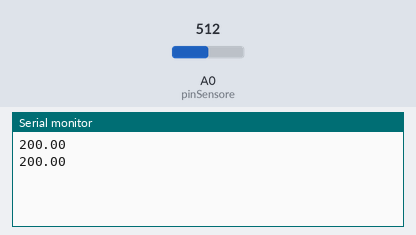
The sketch below on a simulated Arduino Uno, built with avr-gcc and run on an emulated ATmega328P. On the bench: the last lines printed to the serial monitor. The test bench sets the inputs (shaded band); at power-on: A0 (pinSensore) = 512.

Above: at 1.8 s.
1.9 s: A0 (pinSensore) set to 716
At 2.3 s:
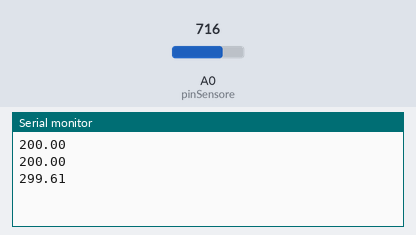
3.4 s: A0 (pinSensore) set to 900
At 4.8 s:
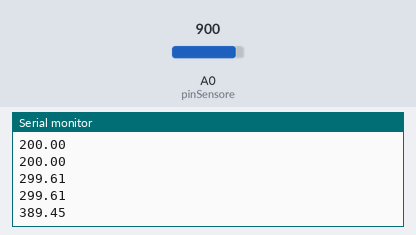
Timing chart, 0 to 6.4 s (numbered marks = the images above; inputs shaded):
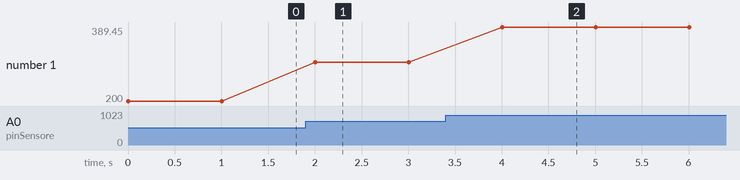

The sketch:

listato_02_02.ino
```cpp
int pinSensore = A0;

void setup() {
  Serial.begin(9600);
}

void loop() {
  int lettura = analogRead(pinSensore);
  float tensione = lettura * 5000.0 / 1024;
  float temperatura = (tensione - 500) / 10;

  Serial.println(temperatura);

  delay(1000);
}
```

Measured:
- after the input at 1.9 s, the serial monitor: prints a new line after 0.10 s (image 1)
- after the input at 3.4 s, the serial monitor: prints a new line after 0.60 s (image 2)
- plotted number 1: 200 → 299.61 after the input at 1.9 s, 299.61 → 389.45 after the input at 3.4 s
